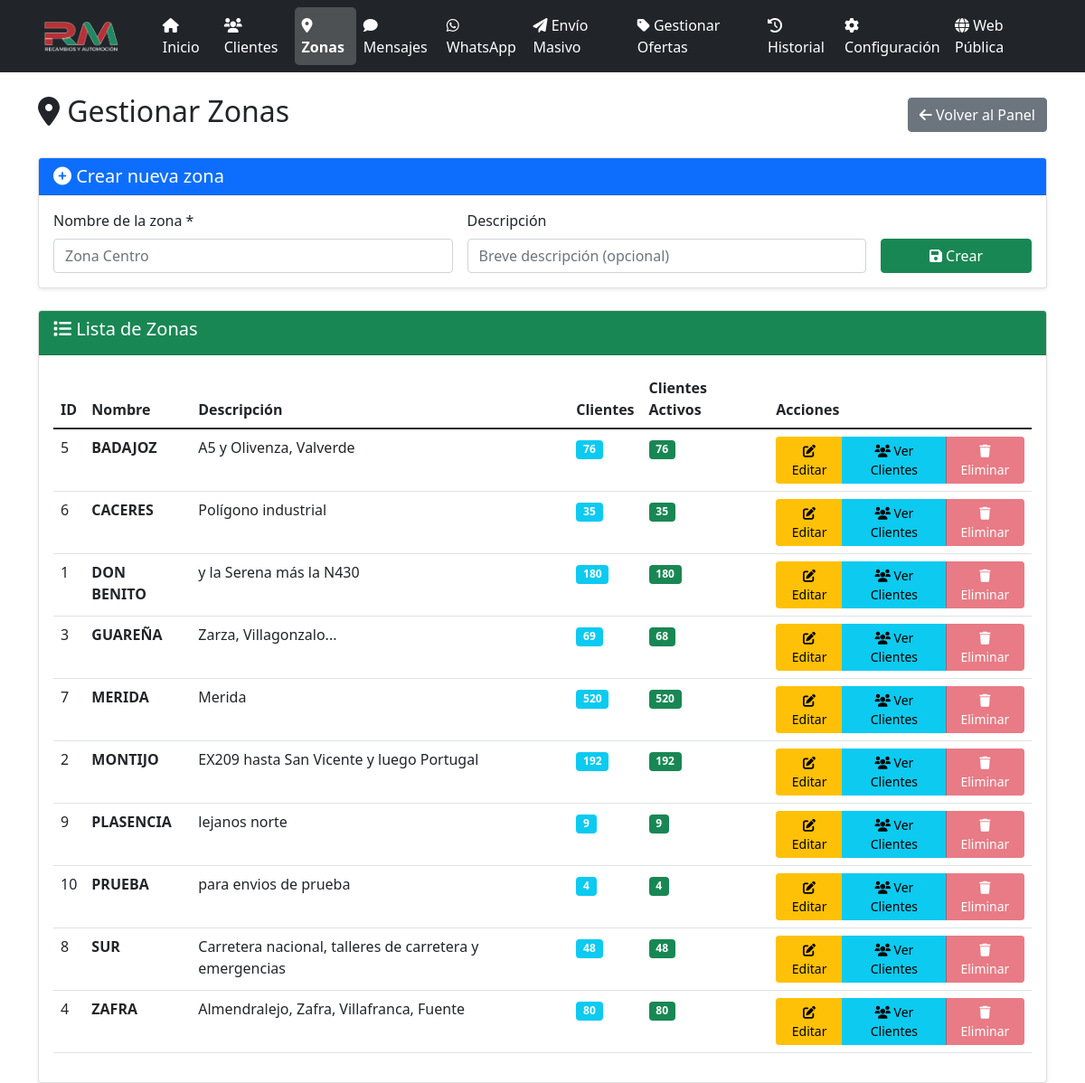
The page /zonas on the database its author committed.
### models.py (models this page shows, shortened)
class Zona(db.Model):
    id = db.Column(db.Integer, primary_key=True)
    nombre = db.Column(db.String(100), nullable=False)
    descripcion = db.Column(db.Text)
    created_at = db.Column(db.DateTime, default=datetime.utcnow)
    clientes = db.relationship('Cliente', backref='zona', lazy=True)

### app.py (the view)
@app.route('/zonas')
def zonas():
    zonas = Zona.query.order_by(Zona.nombre.asc()).all()
    zonas_data = [{'id': zona.id, 'nombre': zona.nombre} for zona in zonas]
    return render_template('zonas.html', zonas=zonas, zonas_data=zonas_data)

### app.py (called while the page is built, shortened)
@app.before_request
def _asegurar_scheduler():
    global _scheduler_iniciado

@app.before_request
def before_request():
    global _sistema_inicializado
    if not _sistema_inicializado and not app.config['DEBUG']:
        inicializar_sistema()

### templates/zonas.html (shortened to what this page needs)
{% extends "base.html" %}
{% block content %}
<div class="row">
    <div class="col-12">
        <div class="d-flex justify-content-between align-items-center mb-4">
            <h2><i class="fas fa-map-marker-alt"></i> Gestionar Zonas</h2>
            <a href="{{ url_for('panel') }}" class="btn btn-secondary">
                <i class="fas fa-arrow-left"></i> Volver al Panel
            </a>
        </div>
    </div>
</div>
<div class="row">
    <div class="col-12">
        <div class="card mb-4">
            <div class="card-header bg-primary text-white">
                <h5 class="mb-0"><i class="fas fa-plus-circle"></i> Crear nueva zona</h5>
            </div>
            <div class="card-body">
                <form method="POST" action="{{ url_for('crear_zona') }}" class="row g-3">
                    <div class="col-md-5">
                        <label class="form-label">Nombre de la zona *</label>
                        <input type="text" class="form-control" name="nombre" placeholder="Zona Centro" required>
                    </div>
                    <div class="col-md-5">
                        <label class="form-label">Descripción</label>
                        <input type="text" class="form-control" name="descripcion" placeholder="Breve descripción (opcional)">
                    </div>
                    <div class="col-md-2 d-flex align-items-end">
                        <button type="submit" class="btn btn-success w-100">
                            <i class="fas fa-save"></i> Crear
                        </button>
                    </div>
                </form>
            </div>
        </div>
        <div class="card">
            <div class="card-header bg-success text-white">
                <h5><i class="fas fa-list"></i> Lista de Zonas</h5>
            </div>
            <div class="card-body">
                {% if zonas %}
                <div class="table-responsive">
                    <table class="table table-hover">
                        <thead>
                            <tr>
                                <th>ID</th>
                                <th>Nombre</th>
                                <th>Descripción</th>
                                <th>Clientes</th>
                                <th>Clientes Activos</th>
                                <th>Acciones</th>
                            </tr>
                        </thead>
                        <tbody>
                            {% for zona in zonas %}
                            <tr>
                                <td>{{ zona.id }}</td>
                                <td><strong>{{ zona.nombre }}</strong></td>
                                <td>{{ zona.descripcion or 'Sin descripción' }}</td>
                                <td>
                                    <span class="badge bg-info">{{ zona.clientes|length }}</span>
                                </td>
                                <td>
                                    <span class="badge bg-success">
                                        {{ zona.clientes|selectattr('activo')|list|length }}
                                    </span>
                                </td>
                                <td>
                                    <div class="btn-group" role="group">
                                        <a href="{{ url_for('editar_zona', zona_id=zona.id) }}"
                                           class="btn btn-warning btn-sm">
                                            <i class="fas fa-edit"></i> Editar
                                        </a>
                                        <a href="{{ url_for('clientes', zona_id=zona.id) }}"
                                           class="btn btn-info btn-sm">
                                            <i class="fas fa-users"></i> Ver Clientes
                                        </a>
                                        {% if zona.clientes|selectattr('activo')|list|length == 0 %}
                                        <button type="button" class="btn btn-danger btn-sm"
                                                onclick="confirmarEliminacion({{ zona.id }}, '{{ zona.nombre }}')">
                                            <i class="fas fa-trash"></i> Eliminar
                                        </button>
                                        {% else %}
                                        <button type="button" class="btn btn-danger btn-sm" disabled
                                                title="No se puede eliminar porque tiene clientes activos">
                                            <i class="fas fa-trash"></i> Eliminar
                                        </button>
                                        {% endif %}
                                    </div>
                                </td>
                            </tr>
                            {% endfor %}
                        </tbody>
                    </table>
                </div>
                {% else %}
                <div class="text-center py-4">
                    <i class="fas fa-map-marker-alt fa-3x text-muted mb-3"></i>
                    <h5 class="text-muted">No hay zonas registradas</h5>
                    <p class="text-muted">Las zonas se crean automáticamente al inicializar el sistema</p>
                </div>
                {% endif %}
            </div>
        </div>
    </div>
</div>
{% endblock %}

### templates/base.html (style rules this page uses)
.card { box-shadow: 0 0.125rem 0.25rem rgba(0, 0, 0, 0.075); border: 1px solid rgba(0, 0, 0, 0.125); }

### rows shown on the page
Zona: id "5", nombre "BADAJOZ", descripcion "A5 y Olivenza, Valverde", clientes|length "76", clientes|selectattr "76"
Zona: id "6", nombre "CACERES", descripcion "Polígono industrial", clientes|length "35", clientes|selectattr "35"
Zona: id "1", nombre "DON BENITO", descripcion "y la Serena más la N430", clientes|length "180", clientes|selectattr "180"
Zona: id "3", nombre "GUAREÑA", descripcion "Zarza, Villagonzalo...", clientes|length "69", clientes|selectattr "68"
Zona: id "7", nombre "MERIDA", descripcion "Merida", clientes|length "520", clientes|selectattr "520"
Zona: id "2", nombre "MONTIJO", descripcion "EX209 hasta San Vicente y luego Portugal", clientes|length "192", clientes|selectattr "192"
Zona: id "9", nombre "PLASENCIA", descripcion "lejanos norte", clientes|length "9", clientes|selectattr "9"
Zona: id "10", nombre "PRUEBA", descripcion "para envios de prueba", clientes|length "4", clientes|selectattr "4"
Zona: id "8", nombre "SUR", descripcion "Carretera nacional, talleres de carretera y emergencias", clientes|length "48", clientes|selectattr "48"
Zona: id "4", nombre "ZAFRA", descripcion "Almendralejo, Zafra, Villafranca, Fuente", clientes|length "80", clientes|selectattr "80"
